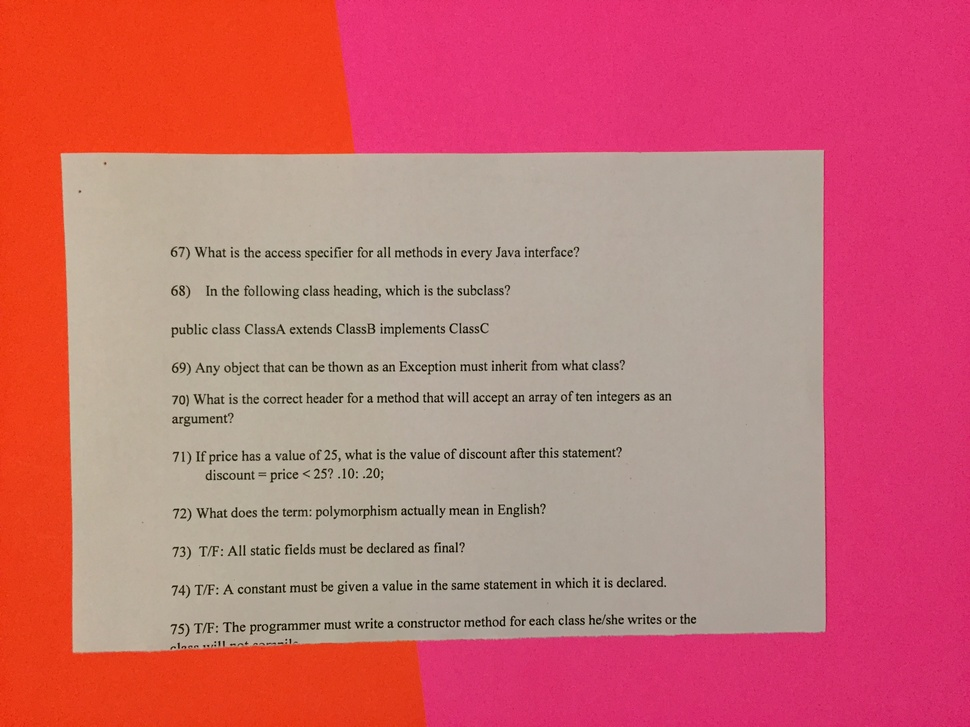
%> input picture Challenge2/data/input_12.JPG, 970 x 727 px, shrunk from 3264 x 2448 before the run
$ octave test13.m   (GNU Octave 9; MATLAB toolbox functions it lacks are replaced by stand-ins)
%> lines starting %> are read from the running program, lines starting %| are printed output that depends on the picture; in (x1, y1, x2, y2) boxes, pixels count from 0 and x2, y2 are one past the last pixel; in counts of white or black regions, pixels touching at a corner belong together; the program's own positions count from 1
% clear any variables
clear; clc;

% set up color channel options
r = [1 0 1 1 0 0 1];
g = [1 1 0 1 0 1 0];
b = [1 1 1 0 1 0 0];

% get all 3 color channels
input_im = imread('data/input_12.JPG');
%> input_im is the input picture: size 727x970x3 uint8; mean R, G, B 200.2, 111.6, 117.3
input_im_red = input_im(:,:,1); input_im_red = input_im_red(1:3:end,1:3:end);
%> after `input_im_red = input_im_red(1:3:end,1:3:end)`:
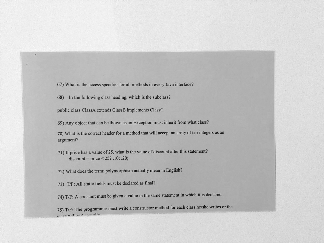
%> input_im_red: size 243x324 uint8; min 7, max 251, mean 200.3
input_im_green = input_im(:,:,2); input_im_green = input_im_green(1:3:end, 1:3:end);
input_im_blue = input_im(:,:,3); input_im_blue = input_im_blue(1:3:end, 1:3:end);
%> after `input_im_blue = input_im_blue(1:3:end, 1:3:end)`:
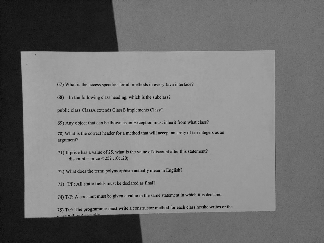
%> input_im_blue: size 243x324 uint8; min 0, max 191, mean 117.1

% otsu method to get individual thresholds for each color channel
r_thresh = graythresh(input_im_red);
%> r_thresh = 0.788
g_thresh = graythresh(input_im_green);
%> g_thresh = 0.435
b_thresh = graythresh(input_im_blue);
%> b_thresh = 0.322

% threshold each color channel using otsu treshold value
r_bw = imbinarize(input_im_red, r_thresh);
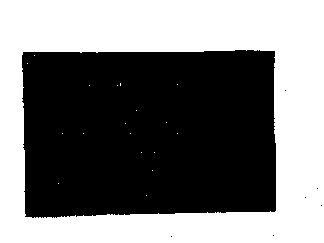
%> r_bw: size 243x324 logical; 48.2% white; 19 white regions (18 under 20 px), largest, box (x1, y1, x2, y2) and area: (0, 0, 324, 243) 37909
g_bw = imbinarize(input_im_green, g_thresh);
%> g_bw: size 243x324 logical; 50% white; 358 black regions (357 under 20 px), largest, box (x1, y1, x2, y2) and area: (0, 0, 324, 243) 37706
b_bw = imbinarize(input_im_blue, b_thresh);
%> b_bw: size 243x324 logical; 80.9% white; 369 black regions (368 under 20 px), largest, box (x1, y1, x2, y2) and area: (0, 0, 143, 243) 13563

% band-aid code / hack
% logical b/t all 3 channels
bw = ones(size(input_im_red,1), size(input_im_red,2));
for i = 1:7
    bw(bw < 2) = 1; % reset bw to all ones without using the ones() method
    if ( r(i) == 1 ); bw = bw .* r_bw; end;
    if ( g(i) == 1 ); bw = bw .* g_bw; end;
    if ( b(i) == 1 ); bw = bw .* b_bw; end;

    black_pix = find(bw == 0);
    percentage_of_black_pix = size(black_pix,1) / (size(bw,1)*size(bw,2));

    if percentage_of_black_pix > .8
        continue;
    else
        break;
    end
end
%> this loop made 2 passes
%> percentage_of_black_pix on passes 1 to 2: 0.995, 0.5
%> pass 1, `bw = bw .* g_bw`:
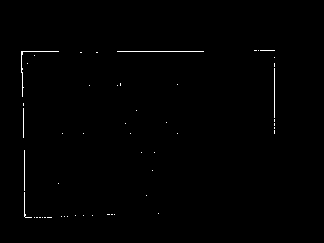
%> bw: size 243x324 double; values 0 (black) and 1 (white), 0.53% white in thin lines or dots, all inside (x1, y1, x2, y2) = (21, 50, 275, 218)
%> after the loop: bw: size 243x324 double; values 0 (black) and 1 (white), 50% white; 358 black regions (357 under 20 px), largest, box (x1, y1, x2, y2) and area: (0, 0, 324, 243) 37708

% blurring image
blur_im = imgaussfilt(bw, 20);
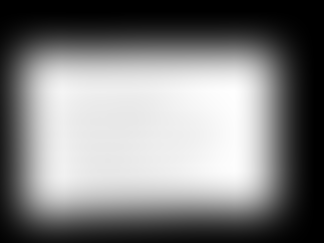
%> blur_im: size 243x324 double; min 0, max 0.999, mean 0.498
figure;
imshow(blur_im);

% threshold the blurred image
g_thresh = graythresh(blur_im);
%> g_thresh = 0.494
g_bw = imbinarize(blur_im, g_thresh);
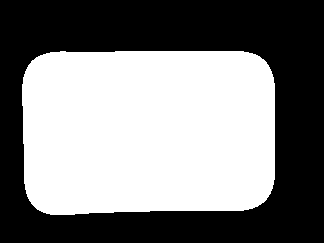
%> g_bw: size 243x324 logical; 50.3% white; 1 black region, box (x1, y1, x2, y2) and area: (0, 0, 324, 243) 39164
figure;
imshow(g_bw);

% [15 lines of commented-out code are left out]
[rows,cols] = find(g_bw); %// Step #1
%> rows = 39568 values from 52 to 215; cols = 39568 values from 23 to 275

top_left_row = min(rows)*3  %// Step #2
%> top_left_row = 156
top_left_col = min(cols)*3
%> top_left_col = 69
bottom_right_row = max(rows)*3
%> bottom_right_row = 645
bottom_right_col = max(cols)*3
%> bottom_right_col = 825

width = bottom_right_col - top_left_col + 1; %// Step #3
%> width = 757
height = bottom_right_row - top_left_row + 1;
%> height = 490

%draw bbox on image
bboxA = [top_left_col top_left_row width height];
%> bboxA = [69 156 757 490]

final = insertShape ( input_im, 'Rectangle', bboxA,'Color','green', 'LineWidth', 5 );
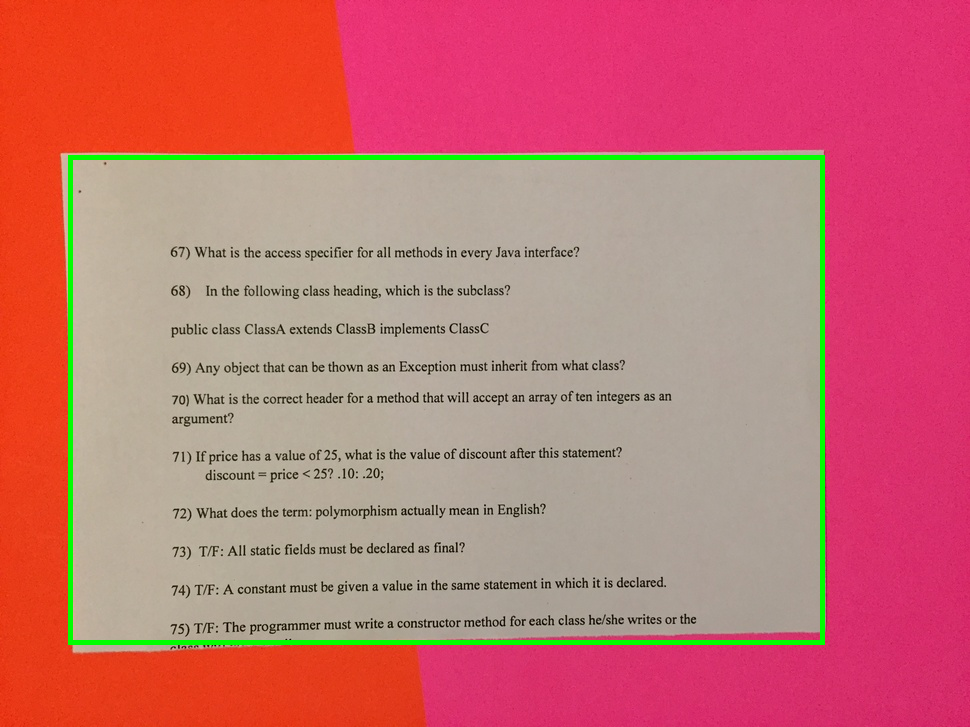
%> final: size 727x970x3 uint8; 1.75% of pixels changed, all inside (x1, y1, x2, y2) = (68, 155, 825, 645)

        figure;
        imshow(final);

$ run again, with Challenge2/data/input_10.JPG copied over Challenge2/data/input_12.JPG
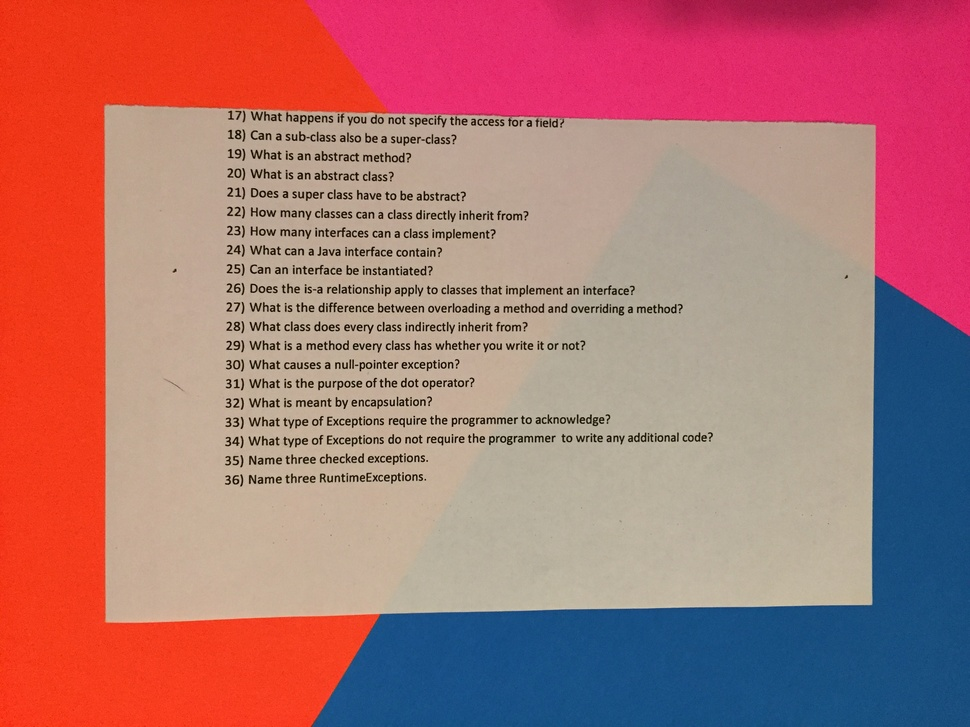
%> input picture Challenge2/data/input_10.JPG, 970 x 727 px, shrunk from 3264 x 2448 before the run
%> input_im is the input picture: size 727x970x3 uint8; mean R, G, B 174.5, 116.1, 115.6
%> input_im_red: size 243x324 uint8
%> input_im_green: size 243x324 uint8
%> input_im_blue: size 243x324 uint8
%> r_thresh = 0.459
%> `g_thresh = graythresh(input_im_green);`: g_thresh = 0.447
%> b_thresh = 0.329
%> `r_bw = imbinarize(input_im_red, r_thresh);`:
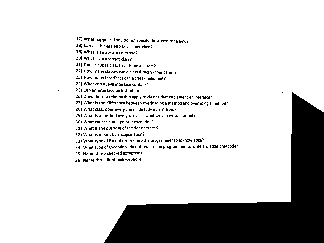
%> r_bw: size 243x324 logical; 82.6% white; 476 black regions (474 under 20 px), largest, box (x1, y1, x2, y2) and area: (104, 92, 324, 243) 11554, (123, 152, 140, 155) 31
%> b_bw: size 243x324 logical; 78% white; 494 black regions (491 under 20 px), largest, box (x1, y1, x2, y2) and area: (0, 0, 130, 243) 14422, (215, 0, 323, 10) 715, (123, 151, 140, 155) 33
%> the loop `for i = 1:7` made 1 pass
%> percentage_of_black_pix on pass 1: 0.491
%> `g_thresh = graythresh(blur_im);`: g_thresh = 0.494
%> rows = 41026 values from 40 to 207; cols = 41026 values from 36 to 292
%> top_left_row = 120
%> top_left_col = 108
%> bottom_right_row = 621
%> bottom_right_col = 876
%> width = 769
%> height = 502
%> bboxA = [108 120 769 502]
%> `final = insertShape ( input_im, 'Rectangle', bboxA,'Color','green', 'L..`:
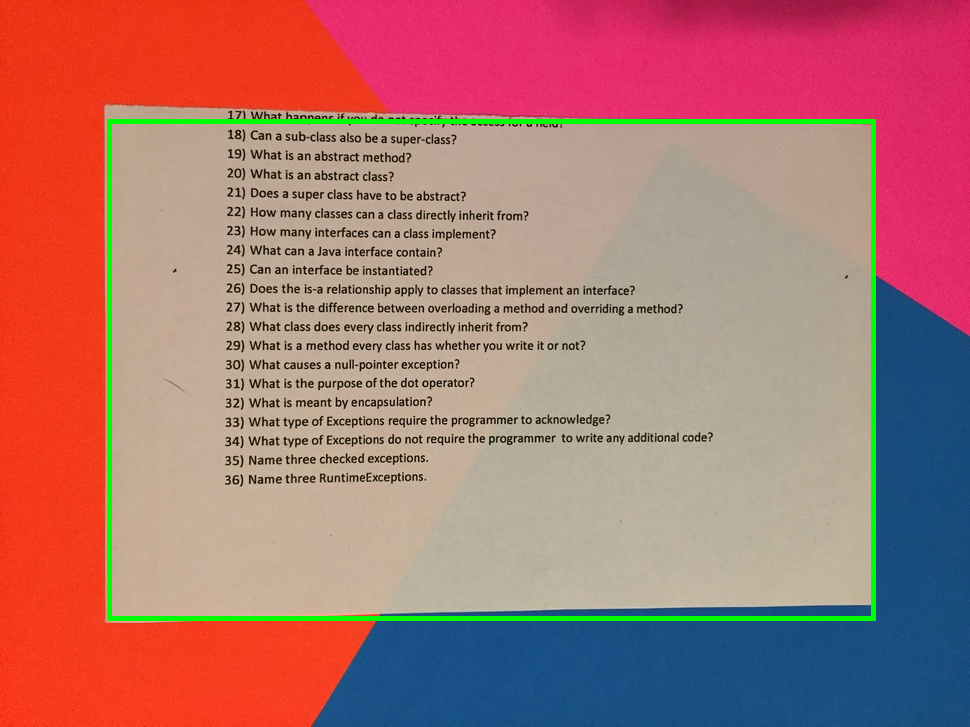
%> final: size 727x970x3 uint8; 1.79% of pixels changed, all inside (x1, y1, x2, y2) = (107, 119, 876, 621)

$ run again, with Challenge2/data/input_11.JPG copied over Challenge2/data/input_12.JPG
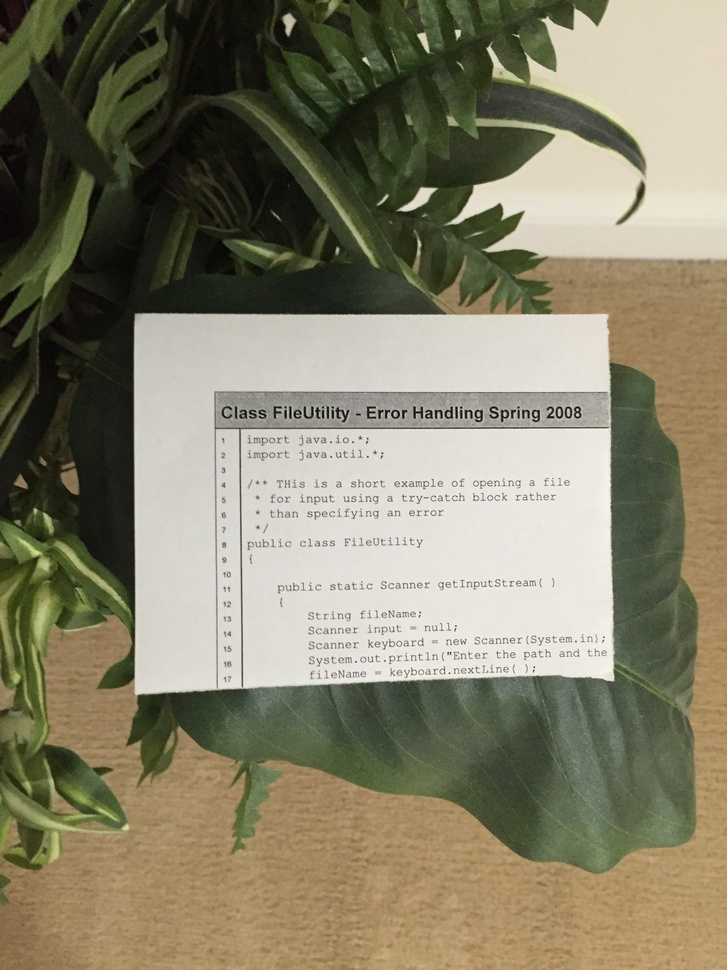
%> input picture Challenge2/data/input_11.JPG, 727 x 970 px, shrunk from 2448 x 3264 before the run
%> input_im is the input picture: size 970x727x3 uint8; mean R, G, B 133, 128.1, 105.4
%> input_im_red: size 324x243 uint8
%> input_im_green: size 324x243 uint8
%> input_im_blue: size 324x243 uint8
%> r_thresh = 0.49
%> `g_thresh = graythresh(input_im_green);`: g_thresh = 0.478
%> b_thresh = 0.518
%> r_bw: size 324x243 logical; 55.4% white; 124 black regions (118 under 20 px), largest, box (x1, y1, x2, y2) and area: (0, 0, 215, 291) 24505, (42, 121, 233, 292) 10169, (80, 143, 81, 181) 38, (0, 291, 4, 303) 32, (206, 61, 215, 75) 25, (142, 136, 151, 140) 21
%> b_bw: size 324x243 logical; 31.1% white; 32 white regions (28 under 20 px), largest, box (x1, y1, x2, y2) and area: (45, 105, 205, 232) 19016, (150, 0, 243, 87) 5271, (133, 63, 146, 71) 41, (163, 16, 175, 28) 37
%> the loop `for i = 1:7` made 1 pass
%> percentage_of_black_pix on pass 1: 0.689
%> `g_thresh = graythresh(blur_im);`: g_thresh = 0.408
%> rows = 27447 values from 1 to 234; cols = 27447 values from 42 to 243
%> top_left_row = 3
%> top_left_col = 126
%> bottom_right_row = 702
%> bottom_right_col = 729
%> width = 604
%> height = 700
%> bboxA = [126 3 604 700]
%> `final = insertShape ( input_im, 'Rectangle', bboxA,'Color','green', 'L..`:
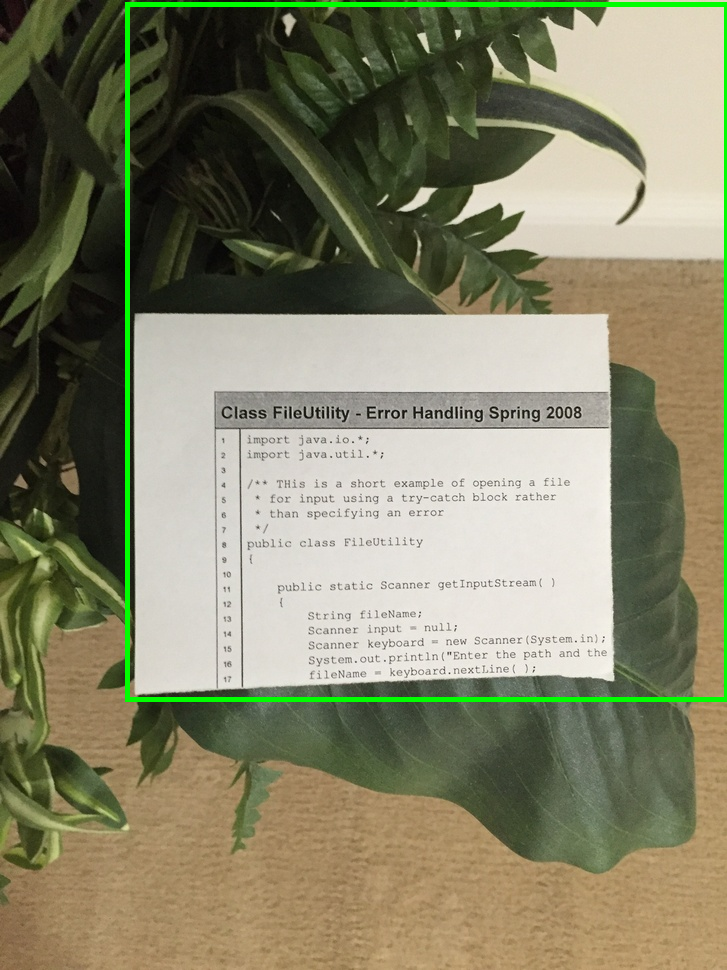
%> final: size 970x727x3 uint8; 1.64% of pixels changed, all inside (x1, y1, x2, y2) = (125, 2, 727, 702)
